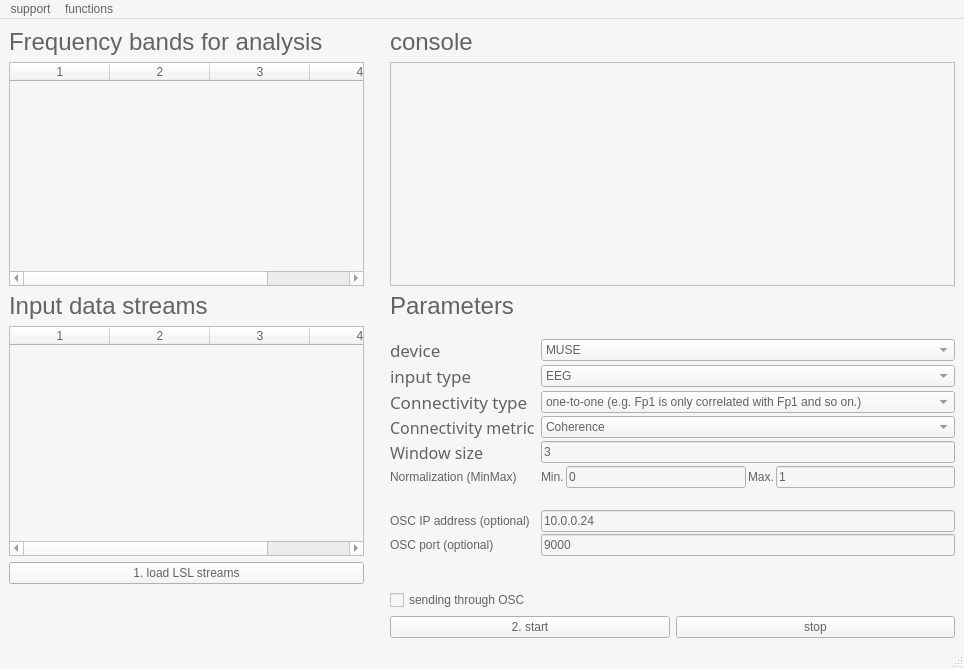
<?xml version="1.0" encoding="UTF-8"?>
<ui version="4.0">
 <class>MainWindow</class>
 <widget class="QMainWindow" name="MainWindow">
  <property name="geometry">
   <rect>
    <x>0</x>
    <y>0</y>
    <width>964</width>
    <height>669</height>
   </rect>
  </property>
  <property name="sizePolicy">
   <sizepolicy hsizetype="Fixed" vsizetype="Fixed">
    <horstretch>0</horstretch>
    <verstretch>0</verstretch>
   </sizepolicy>
  </property>
  <property name="minimumSize">
   <size>
    <width>855</width>
    <height>579</height>
   </size>
  </property>
  <property name="palette">
   <palette>
    <active>
     <colorrole role="WindowText">
      <brush brushstyle="SolidPattern">
       <color alpha="255">
        <red>99</red>
        <green>99</green>
        <blue>99</blue>
       </color>
      </brush>
     </colorrole>
     <colorrole role="Button">
      <brush brushstyle="SolidPattern">
       <color alpha="255">
        <red>246</red>
        <green>246</green>
        <blue>246</blue>
       </color>
      </brush>
     </colorrole>
     <colorrole role="Light">
      <brush brushstyle="SolidPattern">
       <color alpha="255">
        <red>255</red>
        <green>255</green>
        <blue>255</blue>
       </color>
      </brush>
     </colorrole>
     <colorrole role="Midlight">
      <brush brushstyle="SolidPattern">
       <color alpha="255">
        <red>207</red>
        <green>223</green>
        <blue>248</blue>
       </color>
      </brush>
     </colorrole>
     <colorrole role="Dark">
      <brush brushstyle="SolidPattern">
       <color alpha="255">
        <red>80</red>
        <green>95</green>
        <blue>120</blue>
       </color>
      </brush>
     </colorrole>
     <colorrole role="Mid">
      <brush brushstyle="SolidPattern">
       <color alpha="255">
        <red>106</red>
        <green>127</green>
        <blue>160</blue>
       </color>
      </brush>
     </colorrole>
     <colorrole role="Text">
      <brush brushstyle="SolidPattern">
       <color alpha="255">
        <red>99</red>
        <green>99</green>
        <blue>99</blue>
       </color>
      </brush>
     </colorrole>
     <colorrole role="BrightText">
      <brush brushstyle="SolidPattern">
       <color alpha="255">
        <red>255</red>
        <green>255</green>
        <blue>255</blue>
       </color>
      </brush>
     </colorrole>
     <colorrole role="ButtonText">
      <brush brushstyle="SolidPattern">
       <color alpha="255">
        <red>99</red>
        <green>99</green>
        <blue>99</blue>
       </color>
      </brush>
     </colorrole>
     <colorrole role="Base">
      <brush brushstyle="SolidPattern">
       <color alpha="255">
        <red>246</red>
        <green>246</green>
        <blue>246</blue>
       </color>
      </brush>
     </colorrole>
     <colorrole role="Window">
      <brush brushstyle="SolidPattern">
       <color alpha="255">
        <red>246</red>
        <green>246</green>
        <blue>246</blue>
       </color>
      </brush>
     </colorrole>
     <colorrole role="Shadow">
      <brush brushstyle="SolidPattern">
       <color alpha="255">
        <red>0</red>
        <green>0</green>
        <blue>0</blue>
       </color>
      </brush>
     </colorrole>
     <colorrole role="AlternateBase">
      <brush brushstyle="SolidPattern">
       <color alpha="255">
        <red>207</red>
        <green>223</green>
        <blue>248</blue>
       </color>
      </brush>
     </colorrole>
     <colorrole role="ToolTipBase">
      <brush brushstyle="SolidPattern">
       <color alpha="255">
        <red>255</red>
        <green>255</green>
        <blue>220</blue>
       </color>
      </brush>
     </colorrole>
     <colorrole role="ToolTipText">
      <brush brushstyle="SolidPattern">
       <color alpha="255">
        <red>0</red>
        <green>0</green>
        <blue>0</blue>
       </color>
      </brush>
     </colorrole>
     <colorrole role="PlaceholderText">
      <brush brushstyle="NoBrush">
       <color alpha="128">
        <red>99</red>
        <green>99</green>
        <blue>99</blue>
       </color>
      </brush>
     </colorrole>
    </active>
    <inactive>
     <colorrole role="WindowText">
      <brush brushstyle="SolidPattern">
       <color alpha="255">
        <red>99</red>
        <green>99</green>
        <blue>99</blue>
       </color>
      </brush>
     </colorrole>
     <colorrole role="Button">
      <brush brushstyle="SolidPattern">
       <color alpha="255">
        <red>246</red>
        <green>246</green>
        <blue>246</blue>
       </color>
      </brush>
     </colorrole>
     <colorrole role="Light">
      <brush brushstyle="SolidPattern">
       <color alpha="255">
        <red>255</red>
        <green>255</green>
        <blue>255</blue>
       </color>
      </brush>
     </colorrole>
     <colorrole role="Midlight">
      <brush brushstyle="SolidPattern">
       <color alpha="255">
        <red>207</red>
        <green>223</green>
        <blue>248</blue>
       </color>
      </brush>
     </colorrole>
     <colorrole role="Dark">
      <brush brushstyle="SolidPattern">
       <color alpha="255">
        <red>80</red>
        <green>95</green>
        <blue>120</blue>
       </color>
      </brush>
     </colorrole>
     <colorrole role="Mid">
      <brush brushstyle="SolidPattern">
       <color alpha="255">
        <red>106</red>
        <green>127</green>
        <blue>160</blue>
       </color>
      </brush>
     </colorrole>
     <colorrole role="Text">
      <brush brushstyle="SolidPattern">
       <color alpha="255">
        <red>99</red>
        <green>99</green>
        <blue>99</blue>
       </color>
      </brush>
     </colorrole>
     <colorrole role="BrightText">
      <brush brushstyle="SolidPattern">
       <color alpha="255">
        <red>255</red>
        <green>255</green>
        <blue>255</blue>
       </color>
      </brush>
     </colorrole>
     <colorrole role="ButtonText">
      <brush brushstyle="SolidPattern">
       <color alpha="255">
        <red>99</red>
        <green>99</green>
        <blue>99</blue>
       </color>
      </brush>
     </colorrole>
     <colorrole role="Base">
      <brush brushstyle="SolidPattern">
       <color alpha="255">
        <red>246</red>
        <green>246</green>
        <blue>246</blue>
       </color>
      </brush>
     </colorrole>
     <colorrole role="Window">
      <brush brushstyle="SolidPattern">
       <color alpha="255">
        <red>246</red>
        <green>246</green>
        <blue>246</blue>
       </color>
      </brush>
     </colorrole>
     <colorrole role="Shadow">
      <brush brushstyle="SolidPattern">
       <color alpha="255">
        <red>0</red>
        <green>0</green>
        <blue>0</blue>
       </color>
      </brush>
     </colorrole>
     <colorrole role="AlternateBase">
      <brush brushstyle="SolidPattern">
       <color alpha="255">
        <red>207</red>
        <green>223</green>
        <blue>248</blue>
       </color>
      </brush>
     </colorrole>
     <colorrole role="ToolTipBase">
      <brush brushstyle="SolidPattern">
       <color alpha="255">
        <red>255</red>
        <green>255</green>
        <blue>220</blue>
       </color>
      </brush>
     </colorrole>
     <colorrole role="ToolTipText">
      <brush brushstyle="SolidPattern">
       <color alpha="255">
        <red>0</red>
        <green>0</green>
        <blue>0</blue>
       </color>
      </brush>
     </colorrole>
     <colorrole role="PlaceholderText">
      <brush brushstyle="NoBrush">
       <color alpha="128">
        <red>99</red>
        <green>99</green>
        <blue>99</blue>
       </color>
      </brush>
     </colorrole>
    </inactive>
    <disabled>
     <colorrole role="WindowText">
      <brush brushstyle="SolidPattern">
       <color alpha="255">
        <red>99</red>
        <green>99</green>
        <blue>99</blue>
       </color>
      </brush>
     </colorrole>
     <colorrole role="Button">
      <brush brushstyle="SolidPattern">
       <color alpha="255">
        <red>99</red>
        <green>99</green>
        <blue>99</blue>
       </color>
      </brush>
     </colorrole>
     <colorrole role="Light">
      <brush brushstyle="SolidPattern">
       <color alpha="255">
        <red>255</red>
        <green>255</green>
        <blue>255</blue>
       </color>
      </brush>
     </colorrole>
     <colorrole role="Midlight">
      <brush brushstyle="SolidPattern">
       <color alpha="255">
        <red>207</red>
        <green>223</green>
        <blue>248</blue>
       </color>
      </brush>
     </colorrole>
     <colorrole role="Dark">
      <brush brushstyle="SolidPattern">
       <color alpha="255">
        <red>80</red>
        <green>95</green>
        <blue>120</blue>
       </color>
      </brush>
     </colorrole>
     <colorrole role="Mid">
      <brush brushstyle="SolidPattern">
       <color alpha="255">
        <red>106</red>
        <green>127</green>
        <blue>160</blue>
       </color>
      </brush>
     </colorrole>
     <colorrole role="Text">
      <brush brushstyle="SolidPattern">
       <color alpha="255">
        <red>99</red>
        <green>99</green>
        <blue>99</blue>
       </color>
      </brush>
     </colorrole>
     <colorrole role="BrightText">
      <brush brushstyle="SolidPattern">
       <color alpha="255">
        <red>255</red>
        <green>255</green>
        <blue>255</blue>
       </color>
      </brush>
     </colorrole>
     <colorrole role="ButtonText">
      <brush brushstyle="SolidPattern">
       <color alpha="255">
        <red>99</red>
        <green>99</green>
        <blue>99</blue>
       </color>
      </brush>
     </colorrole>
     <colorrole role="Base">
      <brush brushstyle="SolidPattern">
       <color alpha="255">
        <red>99</red>
        <green>99</green>
        <blue>99</blue>
       </color>
      </brush>
     </colorrole>
     <colorrole role="Window">
      <brush brushstyle="SolidPattern">
       <color alpha="255">
        <red>99</red>
        <green>99</green>
        <blue>99</blue>
       </color>
      </brush>
     </colorrole>
     <colorrole role="Shadow">
      <brush brushstyle="SolidPattern">
       <color alpha="255">
        <red>0</red>
        <green>0</green>
        <blue>0</blue>
       </color>
      </brush>
     </colorrole>
     <colorrole role="AlternateBase">
      <brush brushstyle="SolidPattern">
       <color alpha="255">
        <red>160</red>
        <green>191</green>
        <blue>241</blue>
       </color>
      </brush>
     </colorrole>
     <colorrole role="ToolTipBase">
      <brush brushstyle="SolidPattern">
       <color alpha="255">
        <red>255</red>
        <green>255</green>
        <blue>220</blue>
       </color>
      </brush>
     </colorrole>
     <colorrole role="ToolTipText">
      <brush brushstyle="SolidPattern">
       <color alpha="255">
        <red>0</red>
        <green>0</green>
        <blue>0</blue>
       </color>
      </brush>
     </colorrole>
     <colorrole role="PlaceholderText">
      <brush brushstyle="NoBrush">
       <color alpha="128">
        <red>99</red>
        <green>99</green>
        <blue>99</blue>
       </color>
      </brush>
     </colorrole>
    </disabled>
   </palette>
  </property>
  <property name="windowTitle">
   <string>RhythmOfRelating</string>
  </property>
  <property name="styleSheet">
   <string notr="true"/>
  </property>
  <widget class="QWidget" name="centralwidget">
   <layout class="QGridLayout" name="gridLayout_2">
    <item row="1" column="2">
     <widget class="QTextBrowser" name="textBrowser"/>
    </item>
    <item row="3" column="0">
     <widget class="QTableWidget" name="infoTable">
      <property name="minimumSize">
       <size>
        <width>355</width>
        <height>192</height>
       </size>
      </property>
      <property name="cornerButtonEnabled">
       <bool>true</bool>
      </property>
      <property name="rowCount">
       <number>0</number>
      </property>
      <property name="columnCount">
       <number>4</number>
      </property>
      <column/>
      <column/>
      <column/>
      <column/>
     </widget>
    </item>
    <item row="5" column="0">
     <widget class="QPushButton" name="btn_loadStreams">
      <property name="toolTip">
       <string>detect LSL streams for analysis. Streams should be displayed on the table above.</string>
      </property>
      <property name="toolTipDuration">
       <number>7000</number>
      </property>
      <property name="text">
       <string>1. load LSL streams</string>
      </property>
     </widget>
    </item>
    <item row="6" column="2" rowspan="3">
     <layout class="QGridLayout" name="gridLayout">
      <item row="1" column="0">
       <widget class="QCheckBox" name="checkBox_osc">
        <property name="text">
         <string>sending through OSC</string>
        </property>
        <property name="tristate">
         <bool>false</bool>
        </property>
       </widget>
      </item>
      <item row="2" column="1">
       <widget class="QPushButton" name="btn_stop">
        <property name="text">
         <string>stop</string>
        </property>
       </widget>
      </item>
      <item row="2" column="0">
       <widget class="QPushButton" name="btn_start">
        <property name="text">
         <string>2. start</string>
        </property>
       </widget>
      </item>
     </layout>
    </item>
    <item row="2" column="2" rowspan="2">
     <layout class="QGridLayout" name="params">
      <property name="sizeConstraint">
       <enum>QLayout::SetDefaultConstraint</enum>
      </property>
      <property name="leftMargin">
       <number>0</number>
      </property>
      <property name="spacing">
       <number>2</number>
      </property>
      <item row="9" column="2">
       <widget class="QLineEdit" name="lineEdit_oscIP">
        <property name="statusTip">
         <string/>
        </property>
        <property name="text">
         <string>10.0.0.24</string>
        </property>
       </widget>
      </item>
      <item row="2" column="2">
       <widget class="QComboBox" name="comboBox_device">
        <item>
         <property name="text">
          <string>MUSE</string>
         </property>
        </item>
        <item>
         <property name="text">
          <string>EMOTIV EPOC</string>
         </property>
        </item>
        <item>
         <property name="text">
          <string>EMOTIV EPOC+</string>
         </property>
        </item>
        <item>
         <property name="text">
          <string>Enobio</string>
         </property>
        </item>
       </widget>
      </item>
      <item row="4" column="2">
       <widget class="QComboBox" name="comboBox_chn">
        <item>
         <property name="text">
          <string>one-to-one (e.g. Fp1 is only correlated with Fp1 and so on.)</string>
         </property>
        </item>
        <item>
         <property name="text">
          <string>all-to-all (e.g. each channel is correlated with all the other available channels in the selection.)</string>
         </property>
        </item>
       </widget>
      </item>
      <item row="10" column="0">
       <widget class="QLabel" name="label_oscPort">
        <property name="text">
         <string>OSC port (optional) </string>
        </property>
       </widget>
      </item>
      <item row="6" column="2">
       <layout class="QHBoxLayout" name="horizontalLayout">
        <item>
         <widget class="QLineEdit" name="lineEdit_wsize">
          <property name="text">
           <string>3</string>
          </property>
         </widget>
        </item>
       </layout>
      </item>
      <item row="7" column="2">
       <layout class="QHBoxLayout" name="horizontalLayout_2">
        <item>
         <widget class="QLabel" name="label_normMin">
          <property name="text">
           <string>Min.</string>
          </property>
         </widget>
        </item>
        <item>
         <widget class="QLineEdit" name="lineEdit_normMin">
          <property name="text">
           <string>0</string>
          </property>
         </widget>
        </item>
        <item>
         <widget class="QLabel" name="label_normMax">
          <property name="text">
           <string>Max.</string>
          </property>
         </widget>
        </item>
        <item>
         <widget class="QLineEdit" name="lineEdit_normMax">
          <property name="text">
           <string>1</string>
          </property>
         </widget>
        </item>
       </layout>
      </item>
      <item row="9" column="0">
       <widget class="QLabel" name="label_oscIP">
        <property name="text">
         <string>OSC IP address (optional)</string>
        </property>
       </widget>
      </item>
      <item row="4" column="0">
       <widget class="QLabel" name="label_chn">
        <property name="font">
         <font>
          <family>.SF NS Text</family>
          <pointsize>13</pointsize>
         </font>
        </property>
        <property name="text">
         <string>Connectivity type</string>
        </property>
       </widget>
      </item>
      <item row="7" column="0">
       <widget class="QLabel" name="label_2">
        <property name="text">
         <string>Normalization (MinMax)</string>
        </property>
       </widget>
      </item>
      <item row="3" column="0">
       <widget class="QLabel" name="label_input">
        <property name="font">
         <font>
          <family>.SF NS Text</family>
          <pointsize>13</pointsize>
         </font>
        </property>
        <property name="text">
         <string>input type</string>
        </property>
       </widget>
      </item>
      <item row="2" column="0">
       <widget class="QLabel" name="label_device">
        <property name="font">
         <font>
          <family>.SF NS Text</family>
          <pointsize>13</pointsize>
         </font>
        </property>
        <property name="text">
         <string>device</string>
        </property>
       </widget>
      </item>
      <item row="5" column="0">
       <widget class="QLabel" name="label_conn">
        <property name="font">
         <font>
          <family>.SF NS Text</family>
          <pointsize>13</pointsize>
         </font>
        </property>
        <property name="text">
         <string>&lt;html&gt;&lt;head/&gt;&lt;body&gt;&lt;p&gt;&lt;span style=&quot; font-size:12pt;&quot;&gt;Connectivity metric   &lt;/span&gt;&lt;/p&gt;&lt;/body&gt;&lt;/html&gt;</string>
        </property>
       </widget>
      </item>
      <item row="5" column="2">
       <widget class="QComboBox" name="comboBox_conn">
        <item>
         <property name="text">
          <string>Coherence</string>
         </property>
        </item>
        <item>
         <property name="text">
          <string>Imaginary Coherence</string>
         </property>
        </item>
        <item>
         <property name="text">
          <string>Envelope Correlation</string>
         </property>
        </item>
        <item>
         <property name="text">
          <string>Power Correlation</string>
         </property>
        </item>
        <item>
         <property name="text">
          <string>PLV</string>
         </property>
        </item>
        <item>
         <property name="text">
          <string>CCorr</string>
         </property>
        </item>
       </widget>
      </item>
      <item row="8" column="0">
       <spacer name="horizontalSpacer">
        <property name="orientation">
         <enum>Qt::Horizontal</enum>
        </property>
        <property name="sizeHint" stdset="0">
         <size>
          <width>40</width>
          <height>20</height>
         </size>
        </property>
       </spacer>
      </item>
      <item row="3" column="2">
       <widget class="QComboBox" name="comboBox_input">
        <item>
         <property name="text">
          <string>EEG</string>
         </property>
        </item>
       </widget>
      </item>
      <item row="10" column="2">
       <widget class="QLineEdit" name="lineEdit_oscCH">
        <property name="text">
         <string>9000</string>
        </property>
       </widget>
      </item>
      <item row="6" column="0">
       <widget class="QLabel" name="label_wsize">
        <property name="font">
         <font>
          <family>.SF NS Text</family>
          <pointsize>13</pointsize>
         </font>
        </property>
        <property name="text">
         <string>&lt;html&gt;&lt;head/&gt;&lt;body&gt;&lt;p&gt;&lt;span style=&quot; font-size:12pt;&quot;&gt;Window size &lt;/span&gt;&lt;/p&gt;&lt;/body&gt;&lt;/html&gt;</string>
        </property>
       </widget>
      </item>
      <item row="0" column="0">
       <widget class="QLabel" name="label_5">
        <property name="font">
         <font>
          <pointsize>18</pointsize>
         </font>
        </property>
        <property name="text">
         <string>Parameters</string>
        </property>
       </widget>
      </item>
      <item row="1" column="0">
       <widget class="QLabel" name="label_6">
        <property name="text">
         <string/>
        </property>
       </widget>
      </item>
     </layout>
    </item>
    <item row="7" column="0">
     <widget class="QLabel" name="param_check">
      <property name="text">
       <string/>
      </property>
     </widget>
    </item>
    <item row="1" column="0">
     <widget class="QTableWidget" name="freqTable">
      <property name="minimumSize">
       <size>
        <width>355</width>
        <height>193</height>
       </size>
      </property>
      <property name="columnCount">
       <number>4</number>
      </property>
      <column/>
      <column/>
      <column/>
      <column/>
     </widget>
    </item>
    <item row="0" column="2">
     <widget class="QLabel" name="label">
      <property name="font">
       <font>
        <pointsize>18</pointsize>
       </font>
      </property>
      <property name="text">
       <string>console</string>
      </property>
     </widget>
    </item>
    <item row="0" column="1" rowspan="3">
     <spacer name="verticalSpacer">
      <property name="orientation">
       <enum>Qt::Vertical</enum>
      </property>
      <property name="sizeHint" stdset="0">
       <size>
        <width>20</width>
        <height>40</height>
       </size>
      </property>
     </spacer>
    </item>
    <item row="0" column="0">
     <widget class="QLabel" name="label_3">
      <property name="font">
       <font>
        <pointsize>18</pointsize>
       </font>
      </property>
      <property name="text">
       <string>Frequency bands for analysis</string>
      </property>
     </widget>
    </item>
    <item row="2" column="0">
     <widget class="QLabel" name="label_4">
      <property name="font">
       <font>
        <pointsize>18</pointsize>
       </font>
      </property>
      <property name="text">
       <string>Input data streams</string>
      </property>
     </widget>
    </item>
   </layout>
  </widget>
  <widget class="QMenuBar" name="menubar">
   <property name="geometry">
    <rect>
     <x>0</x>
     <y>0</y>
     <width>964</width>
     <height>22</height>
    </rect>
   </property>
   <widget class="QMenu" name="menusupport">
    <property name="title">
     <string>support</string>
    </property>
    <addaction name="separator"/>
    <addaction name="actiongenerate_random_data"/>
    <addaction name="actionplay_a_sample_recording_as_test_data"/>
   </widget>
   <widget class="QMenu" name="menufunctions">
    <property name="title">
     <string>functions</string>
    </property>
    <addaction name="actionbridge"/>
   </widget>
   <addaction name="menusupport"/>
   <addaction name="menufunctions"/>
  </widget>
  <widget class="QStatusBar" name="statusbar"/>
  <action name="actiongenerate_random_data">
   <property name="text">
    <string>play a random signal for testing</string>
   </property>
  </action>
  <action name="actionplay_a_sample_recording_as_test_data">
   <property name="text">
    <string>play a sample recording for testing</string>
   </property>
  </action>
  <action name="actionbridge">
   <property name="text">
    <string>bridge</string>
   </property>
  </action>
 </widget>
 <resources/>
 <connections/>
</ui>
